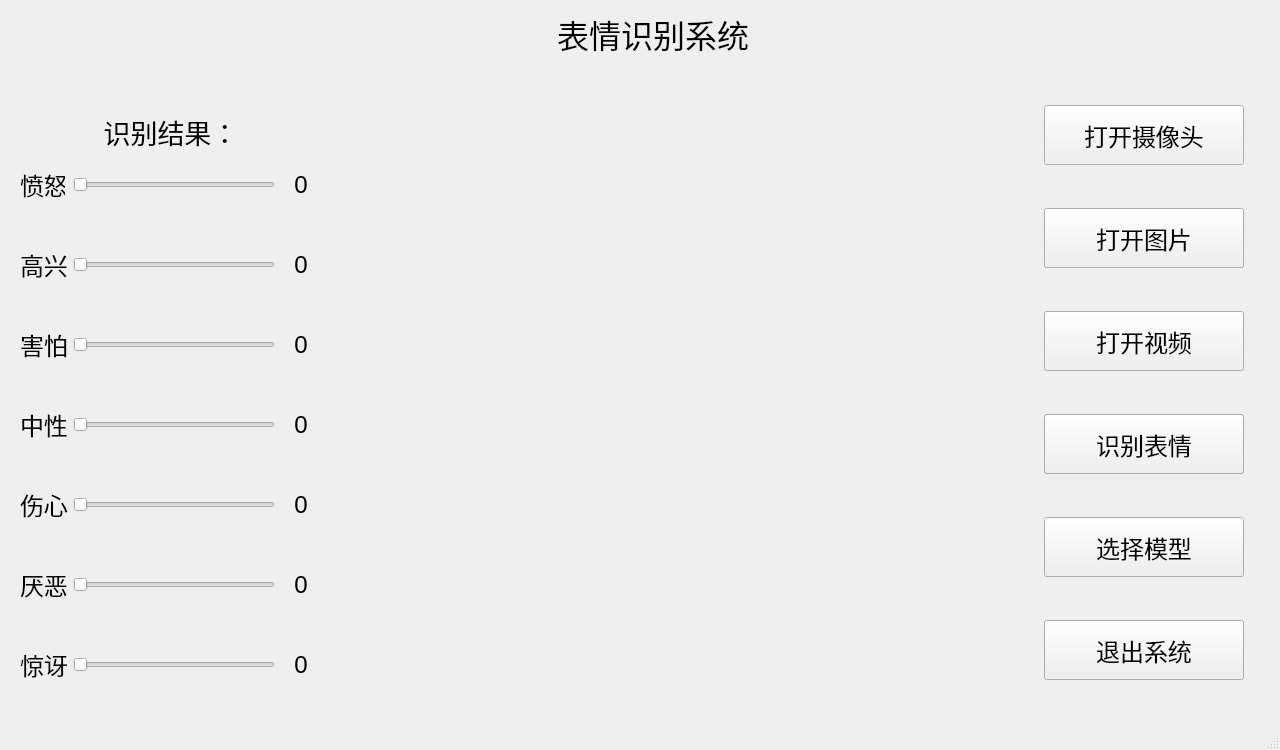
<?xml version="1.0" encoding="UTF-8"?>
<ui version="4.0">
 <class>FER_window</class>
 <widget class="QMainWindow" name="FER_window">
  <property name="geometry">
   <rect>
    <x>0</x>
    <y>0</y>
    <width>1280</width>
    <height>750</height>
   </rect>
  </property>
  <property name="minimumSize">
   <size>
    <width>1280</width>
    <height>750</height>
   </size>
  </property>
  <property name="maximumSize">
   <size>
    <width>1280</width>
    <height>750</height>
   </size>
  </property>
  <property name="cursor">
   <cursorShape>ArrowCursor</cursorShape>
  </property>
  <property name="windowTitle">
   <string>表情识别系统</string>
  </property>
  <property name="styleSheet">
   <string notr="true"/>
  </property>
  <widget class="QWidget" name="centralwidget">
   <widget class="QWidget" name="verticalLayoutWidget">
    <property name="geometry">
     <rect>
      <x>0</x>
      <y>0</y>
      <width>1306</width>
      <height>1221</height>
     </rect>
    </property>
    <layout class="QVBoxLayout" name="verticalLayout">
     <property name="spacing">
      <number>9</number>
     </property>
     <property name="topMargin">
      <number>10</number>
     </property>
     <property name="bottomMargin">
      <number>0</number>
     </property>
     <item>
      <widget class="QLabel" name="label_system_name">
       <property name="minimumSize">
        <size>
         <width>0</width>
         <height>40</height>
        </size>
       </property>
       <property name="maximumSize">
        <size>
         <width>16777215</width>
         <height>70</height>
        </size>
       </property>
       <property name="font">
        <font>
         <pointsize>24</pointsize>
        </font>
       </property>
       <property name="layoutDirection">
        <enum>Qt::LeftToRight</enum>
       </property>
       <property name="text">
        <string>表情识别系统</string>
       </property>
       <property name="alignment">
        <set>Qt::AlignCenter</set>
       </property>
       <property name="margin">
        <number>0</number>
       </property>
      </widget>
     </item>
     <item>
      <layout class="QHBoxLayout" name="horizontalLayout">
       <property name="spacing">
        <number>0</number>
       </property>
       <item>
        <layout class="QVBoxLayout" name="verticalLayout_2">
         <property name="spacing">
          <number>10</number>
         </property>
         <property name="sizeConstraint">
          <enum>QLayout::SetMinAndMaxSize</enum>
         </property>
         <property name="leftMargin">
          <number>20</number>
         </property>
         <property name="topMargin">
          <number>0</number>
         </property>
         <property name="rightMargin">
          <number>20</number>
         </property>
         <property name="bottomMargin">
          <number>0</number>
         </property>
         <item>
          <spacer name="verticalSpacer_2">
           <property name="orientation">
            <enum>Qt::Vertical</enum>
           </property>
           <property name="sizeHint" stdset="0">
            <size>
             <width>20</width>
             <height>40</height>
            </size>
           </property>
          </spacer>
         </item>
         <item>
          <widget class="QLabel" name="label_fer_result">
           <property name="minimumSize">
            <size>
             <width>0</width>
             <height>50</height>
            </size>
           </property>
           <property name="maximumSize">
            <size>
             <width>16777215</width>
             <height>107</height>
            </size>
           </property>
           <property name="font">
            <font>
             <pointsize>20</pointsize>
            </font>
           </property>
           <property name="text">
            <string>识别结果：</string>
           </property>
           <property name="alignment">
            <set>Qt::AlignCenter</set>
           </property>
          </widget>
         </item>
         <item>
          <layout class="QGridLayout" name="gridLayout">
           <property name="horizontalSpacing">
            <number>5</number>
           </property>
           <property name="verticalSpacing">
            <number>45</number>
           </property>
           <item row="4" column="2">
            <widget class="QLabel" name="label_sadness_pro">
             <property name="font">
              <font>
               <pointsize>18</pointsize>
              </font>
             </property>
             <property name="text">
              <string>0</string>
             </property>
             <property name="alignment">
              <set>Qt::AlignCenter</set>
             </property>
            </widget>
           </item>
           <item row="0" column="0">
            <widget class="QLabel" name="label_anger">
             <property name="maximumSize">
              <size>
               <width>45</width>
               <height>16777215</height>
              </size>
             </property>
             <property name="font">
              <font>
               <pointsize>18</pointsize>
              </font>
             </property>
             <property name="text">
              <string>愤怒</string>
             </property>
            </widget>
           </item>
           <item row="4" column="1">
            <widget class="QSlider" name="horizontalSlider_sadness">
             <property name="maximumSize">
              <size>
               <width>202</width>
               <height>16777215</height>
              </size>
             </property>
             <property name="maximum">
              <number>100</number>
             </property>
             <property name="value">
              <number>0</number>
             </property>
             <property name="orientation">
              <enum>Qt::Horizontal</enum>
             </property>
            </widget>
           </item>
           <item row="4" column="0">
            <widget class="QLabel" name="label_sadness">
             <property name="font">
              <font>
               <pointsize>18</pointsize>
              </font>
             </property>
             <property name="text">
              <string>伤心</string>
             </property>
            </widget>
           </item>
           <item row="0" column="1">
            <widget class="QSlider" name="horizontalSlider_anger">
             <property name="minimumSize">
              <size>
               <width>202</width>
               <height>0</height>
              </size>
             </property>
             <property name="maximumSize">
              <size>
               <width>202</width>
               <height>16777215</height>
              </size>
             </property>
             <property name="maximum">
              <number>100</number>
             </property>
             <property name="singleStep">
              <number>1</number>
             </property>
             <property name="value">
              <number>0</number>
             </property>
             <property name="orientation">
              <enum>Qt::Horizontal</enum>
             </property>
            </widget>
           </item>
           <item row="6" column="0">
            <widget class="QLabel" name="label_surprise">
             <property name="font">
              <font>
               <pointsize>18</pointsize>
              </font>
             </property>
             <property name="text">
              <string>惊讶</string>
             </property>
            </widget>
           </item>
           <item row="1" column="1">
            <widget class="QSlider" name="horizontalSlider_happy">
             <property name="minimumSize">
              <size>
               <width>202</width>
               <height>0</height>
              </size>
             </property>
             <property name="maximumSize">
              <size>
               <width>202</width>
               <height>16777215</height>
              </size>
             </property>
             <property name="maximum">
              <number>100</number>
             </property>
             <property name="value">
              <number>0</number>
             </property>
             <property name="orientation">
              <enum>Qt::Horizontal</enum>
             </property>
            </widget>
           </item>
           <item row="3" column="1">
            <widget class="QSlider" name="horizontalSlider_neutral">
             <property name="maximumSize">
              <size>
               <width>202</width>
               <height>16777215</height>
              </size>
             </property>
             <property name="maximum">
              <number>100</number>
             </property>
             <property name="value">
              <number>0</number>
             </property>
             <property name="orientation">
              <enum>Qt::Horizontal</enum>
             </property>
            </widget>
           </item>
           <item row="2" column="1">
            <widget class="QSlider" name="horizontalSlider_fear">
             <property name="maximumSize">
              <size>
               <width>202</width>
               <height>16777215</height>
              </size>
             </property>
             <property name="maximum">
              <number>100</number>
             </property>
             <property name="value">
              <number>0</number>
             </property>
             <property name="orientation">
              <enum>Qt::Horizontal</enum>
             </property>
            </widget>
           </item>
           <item row="2" column="0">
            <widget class="QLabel" name="label_fear">
             <property name="font">
              <font>
               <pointsize>18</pointsize>
              </font>
             </property>
             <property name="text">
              <string>害怕</string>
             </property>
            </widget>
           </item>
           <item row="2" column="2">
            <widget class="QLabel" name="label_fear_pro">
             <property name="font">
              <font>
               <pointsize>18</pointsize>
              </font>
             </property>
             <property name="text">
              <string>0</string>
             </property>
             <property name="alignment">
              <set>Qt::AlignCenter</set>
             </property>
            </widget>
           </item>
           <item row="3" column="2">
            <widget class="QLabel" name="label_neutral_pro">
             <property name="font">
              <font>
               <pointsize>18</pointsize>
              </font>
             </property>
             <property name="text">
              <string>0</string>
             </property>
             <property name="alignment">
              <set>Qt::AlignCenter</set>
             </property>
            </widget>
           </item>
           <item row="0" column="2">
            <widget class="QLabel" name="label_anger_pro">
             <property name="maximumSize">
              <size>
               <width>45</width>
               <height>16777215</height>
              </size>
             </property>
             <property name="font">
              <font>
               <pointsize>18</pointsize>
              </font>
             </property>
             <property name="text">
              <string>0</string>
             </property>
             <property name="alignment">
              <set>Qt::AlignCenter</set>
             </property>
            </widget>
           </item>
           <item row="5" column="1">
            <widget class="QSlider" name="horizontalSlider_disgust">
             <property name="minimumSize">
              <size>
               <width>202</width>
               <height>0</height>
              </size>
             </property>
             <property name="maximumSize">
              <size>
               <width>202</width>
               <height>16777215</height>
              </size>
             </property>
             <property name="maximum">
              <number>100</number>
             </property>
             <property name="value">
              <number>0</number>
             </property>
             <property name="orientation">
              <enum>Qt::Horizontal</enum>
             </property>
            </widget>
           </item>
           <item row="5" column="0">
            <widget class="QLabel" name="label_disgust">
             <property name="font">
              <font>
               <pointsize>18</pointsize>
              </font>
             </property>
             <property name="text">
              <string>厌恶</string>
             </property>
            </widget>
           </item>
           <item row="6" column="2">
            <widget class="QLabel" name="label_surprise_pro">
             <property name="font">
              <font>
               <pointsize>18</pointsize>
              </font>
             </property>
             <property name="text">
              <string>0</string>
             </property>
             <property name="alignment">
              <set>Qt::AlignCenter</set>
             </property>
            </widget>
           </item>
           <item row="3" column="0">
            <widget class="QLabel" name="label_neutral">
             <property name="font">
              <font>
               <pointsize>18</pointsize>
              </font>
             </property>
             <property name="text">
              <string>中性</string>
             </property>
            </widget>
           </item>
           <item row="1" column="2">
            <widget class="QLabel" name="label_happy_pro">
             <property name="font">
              <font>
               <pointsize>18</pointsize>
              </font>
             </property>
             <property name="text">
              <string>0</string>
             </property>
             <property name="alignment">
              <set>Qt::AlignCenter</set>
             </property>
            </widget>
           </item>
           <item row="1" column="0">
            <widget class="QLabel" name="label_happy">
             <property name="font">
              <font>
               <pointsize>18</pointsize>
              </font>
             </property>
             <property name="text">
              <string>高兴</string>
             </property>
            </widget>
           </item>
           <item row="5" column="2">
            <widget class="QLabel" name="label_disgust_pro">
             <property name="font">
              <font>
               <pointsize>18</pointsize>
              </font>
             </property>
             <property name="text">
              <string>0</string>
             </property>
             <property name="alignment">
              <set>Qt::AlignCenter</set>
             </property>
            </widget>
           </item>
           <item row="6" column="1">
            <widget class="QSlider" name="horizontalSlider_surprise">
             <property name="minimumSize">
              <size>
               <width>202</width>
               <height>0</height>
              </size>
             </property>
             <property name="maximumSize">
              <size>
               <width>202</width>
               <height>16777215</height>
              </size>
             </property>
             <property name="maximum">
              <number>100</number>
             </property>
             <property name="value">
              <number>0</number>
             </property>
             <property name="orientation">
              <enum>Qt::Horizontal</enum>
             </property>
            </widget>
           </item>
          </layout>
         </item>
         <item>
          <spacer name="verticalSpacer_3">
           <property name="orientation">
            <enum>Qt::Vertical</enum>
           </property>
           <property name="sizeHint" stdset="0">
            <size>
             <width>20</width>
             <height>40</height>
            </size>
           </property>
          </spacer>
         </item>
        </layout>
       </item>
       <item>
        <widget class="QLabel" name="lab_frame">
         <property name="enabled">
          <bool>true</bool>
         </property>
         <property name="minimumSize">
          <size>
           <width>640</width>
           <height>640</height>
          </size>
         </property>
         <property name="maximumSize">
          <size>
           <width>640</width>
           <height>640</height>
          </size>
         </property>
         <property name="font">
          <font>
           <pointsize>24</pointsize>
           <weight>50</weight>
           <bold>false</bold>
          </font>
         </property>
         <property name="toolTip">
          <string/>
         </property>
         <property name="text">
          <string/>
         </property>
         <property name="textFormat">
          <enum>Qt::RichText</enum>
         </property>
         <property name="alignment">
          <set>Qt::AlignCenter</set>
         </property>
        </widget>
       </item>
       <item>
        <layout class="QVBoxLayout" name="ButtonLayout">
         <property name="spacing">
          <number>5</number>
         </property>
         <property name="leftMargin">
          <number>40</number>
         </property>
         <property name="topMargin">
          <number>0</number>
         </property>
         <property name="rightMargin">
          <number>40</number>
         </property>
         <item alignment="Qt::AlignHCenter">
          <widget class="QPushButton" name="btn_openCamera">
           <property name="minimumSize">
            <size>
             <width>200</width>
             <height>0</height>
            </size>
           </property>
           <property name="maximumSize">
            <size>
             <width>200</width>
             <height>60</height>
            </size>
           </property>
           <property name="font">
            <font>
             <pointsize>18</pointsize>
             <weight>50</weight>
             <bold>false</bold>
            </font>
           </property>
           <property name="text">
            <string>打开摄像头</string>
           </property>
          </widget>
         </item>
         <item alignment="Qt::AlignHCenter">
          <widget class="QPushButton" name="btn_openimage">
           <property name="minimumSize">
            <size>
             <width>200</width>
             <height>0</height>
            </size>
           </property>
           <property name="maximumSize">
            <size>
             <width>200</width>
             <height>60</height>
            </size>
           </property>
           <property name="font">
            <font>
             <pointsize>18</pointsize>
             <weight>50</weight>
             <bold>false</bold>
            </font>
           </property>
           <property name="text">
            <string>打开图片</string>
           </property>
          </widget>
         </item>
         <item alignment="Qt::AlignHCenter">
          <widget class="QPushButton" name="btn_openvideo">
           <property name="minimumSize">
            <size>
             <width>200</width>
             <height>0</height>
            </size>
           </property>
           <property name="maximumSize">
            <size>
             <width>200</width>
             <height>60</height>
            </size>
           </property>
           <property name="font">
            <font>
             <pointsize>18</pointsize>
             <weight>50</weight>
             <bold>false</bold>
            </font>
           </property>
           <property name="text">
            <string>打开视频</string>
           </property>
          </widget>
         </item>
         <item alignment="Qt::AlignHCenter">
          <widget class="QPushButton" name="btn_recognition">
           <property name="minimumSize">
            <size>
             <width>200</width>
             <height>60</height>
            </size>
           </property>
           <property name="maximumSize">
            <size>
             <width>200</width>
             <height>60</height>
            </size>
           </property>
           <property name="font">
            <font>
             <pointsize>18</pointsize>
             <weight>50</weight>
             <bold>false</bold>
            </font>
           </property>
           <property name="text">
            <string>识别表情</string>
           </property>
          </widget>
         </item>
         <item alignment="Qt::AlignHCenter">
          <widget class="QPushButton" name="btn_select_model">
           <property name="minimumSize">
            <size>
             <width>200</width>
             <height>0</height>
            </size>
           </property>
           <property name="maximumSize">
            <size>
             <width>200</width>
             <height>60</height>
            </size>
           </property>
           <property name="font">
            <font>
             <pointsize>18</pointsize>
             <weight>50</weight>
             <bold>false</bold>
            </font>
           </property>
           <property name="text">
            <string>选择模型</string>
           </property>
          </widget>
         </item>
         <item alignment="Qt::AlignHCenter">
          <widget class="QPushButton" name="btn_exitsystem">
           <property name="minimumSize">
            <size>
             <width>200</width>
             <height>0</height>
            </size>
           </property>
           <property name="maximumSize">
            <size>
             <width>200</width>
             <height>60</height>
            </size>
           </property>
           <property name="font">
            <font>
             <pointsize>18</pointsize>
             <weight>50</weight>
             <bold>false</bold>
            </font>
           </property>
           <property name="styleSheet">
            <string notr="true"/>
           </property>
           <property name="text">
            <string>退出系统</string>
           </property>
          </widget>
         </item>
        </layout>
       </item>
      </layout>
     </item>
     <item>
      <spacer name="verticalSpacer">
       <property name="orientation">
        <enum>Qt::Vertical</enum>
       </property>
       <property name="sizeHint" stdset="0">
        <size>
         <width>20</width>
         <height>40</height>
        </size>
       </property>
      </spacer>
     </item>
    </layout>
   </widget>
  </widget>
  <widget class="QMenuBar" name="menubar">
   <property name="geometry">
    <rect>
     <x>0</x>
     <y>0</y>
     <width>1280</width>
     <height>23</height>
    </rect>
   </property>
  </widget>
  <widget class="QStatusBar" name="statusbar"/>
 </widget>
 <resources/>
 <connections/>
</ui>
